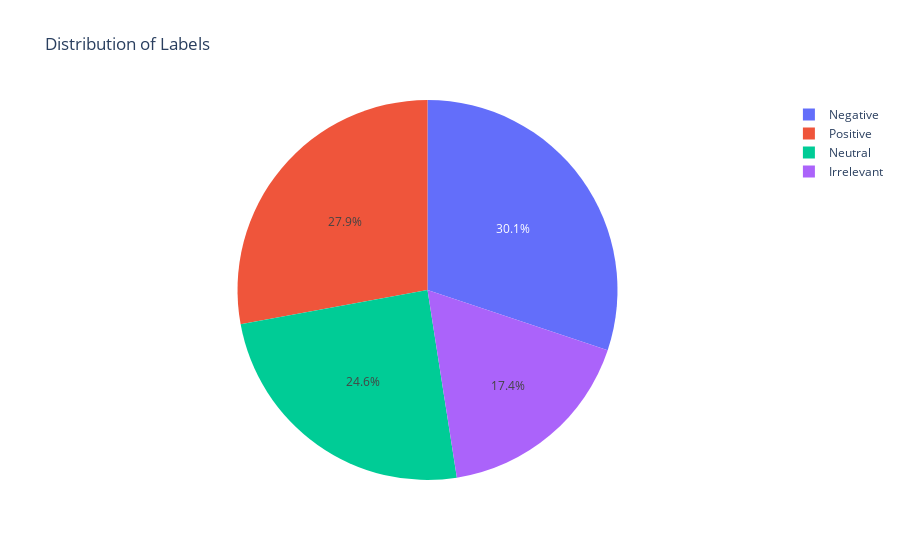

The notebook cell saved with this chart:
### Code cell
# Balance in  category feature "Label"
conteo = df['Label'].value_counts()
fig = px.pie(names=conteo.index, values=conteo.values, title='Distribution of Labels')
fig.show()

### Figure 1 — Plotly figure (JSON) as saved in the notebook; plotly's stock layout.template omitted (floating-point values rounded to 4 significant figures)
{"data": [{"domain": {"x": [0, 1], "y": [0, 1]}, "hovertemplate": "label=%{label}<br>value=%{value}<extra></extra>", "labels": ["Negative", "Positive", "Neutral", "Irrelevant"], "legendgroup": "", "name": "", "showlegend": true, "type": "pie", "values": [22808, 21109, 18603, 13162]}], "layout": {"legend": {"tracegroupgap": 0}, "title": {"text": "Distribution of Labels"}}}
